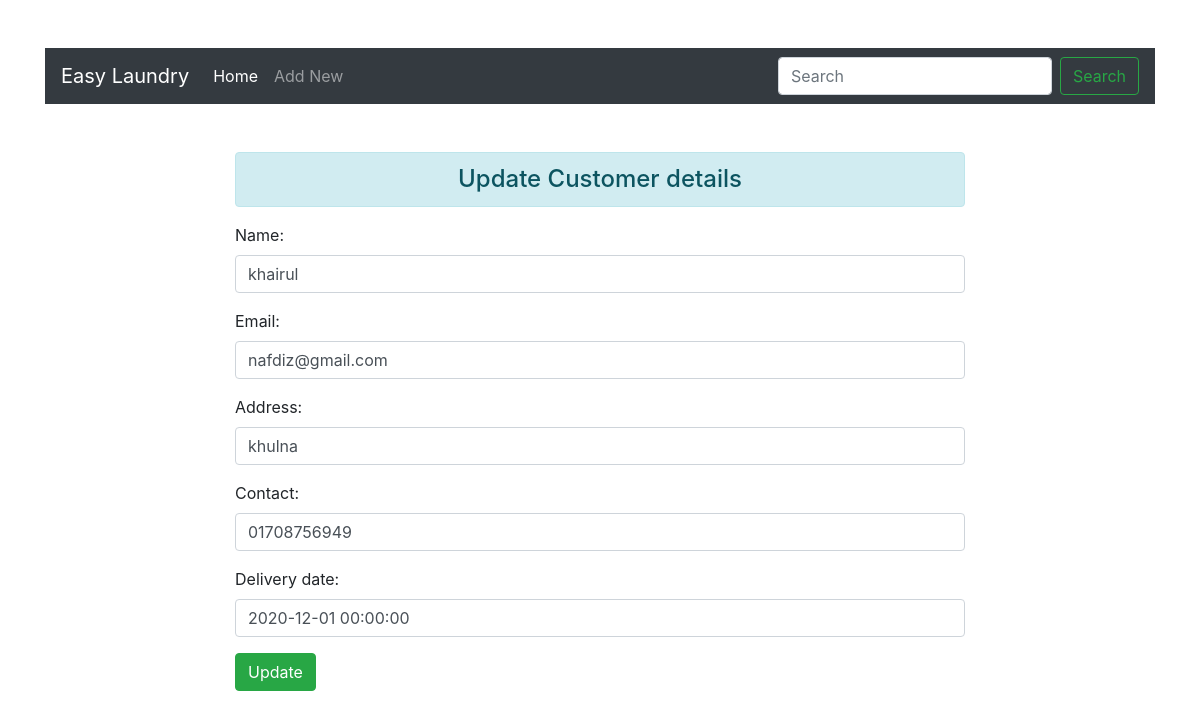
The app's page /update/1/ with its own data.
### enroll/models.py (models this page shows)
class User(models.Model):
    name=models.CharField(max_length=50)
    email=models.EmailField(max_length=50)
    Address=models.CharField(max_length=50)
    contact=models.CharField(max_length=50)
    Delivery_date=models.DateField(null=True, blank=True)

### enroll/views.py (the view)
# urls.py: path('update/<int:id>/',views.update_data,name="update_data"),
def update_data(request,id):
    if request.method=="POST":
        pi=User.objects.get(pk=id)
        details=CustomerDetails(request.POST, instance=pi)
        if details.is_valid():
            details.save()
            return HttpResponseRedirect('/')
    else:
        pi=User.objects.get(pk=id)
        details=CustomerDetails(instance=pi)
    return render(request,'enroll/update.html',{'details':details})

### enroll/forms.py
class CustomerDetails(forms.ModelForm):
    class Meta:
        model=User
        fields="__all__"
        widgets={
            'name':forms.TextInput(attrs={'class':'form-control'}),
            'email':forms.EmailInput(attrs={'class':'form-control'}),
            'Address':forms.TextInput(attrs={'class':'form-control'}),
            'contact':forms.TextInput(attrs={'class':'form-control'}),
            'Delivery_date':forms.DateTimeInput(attrs={'class':'form-control'}),
        }

### enroll/templates/enroll/update.html (shortened to what this page needs)
{% extends 'enroll/base.html' %}
{% load static %}
{% block content %}
<div class="row">
    <div class="col-sm-8 offset-2">
    <h4 class="mt-sm-5 text-center alert alert-info">Update Customer details</h4>
        <form action="" method="post">
        {{details.as_p}}
        <input type="submit" class="btn btn-success" value="Update">
        </form>
    </div>
</div>
{% endblock content %}

### records on screen
User: name "khairul", email "nafdiz@gmail.com", Address "khulna", contact "01708756949", Delivery_date "2020-12-01 00:00:00"
